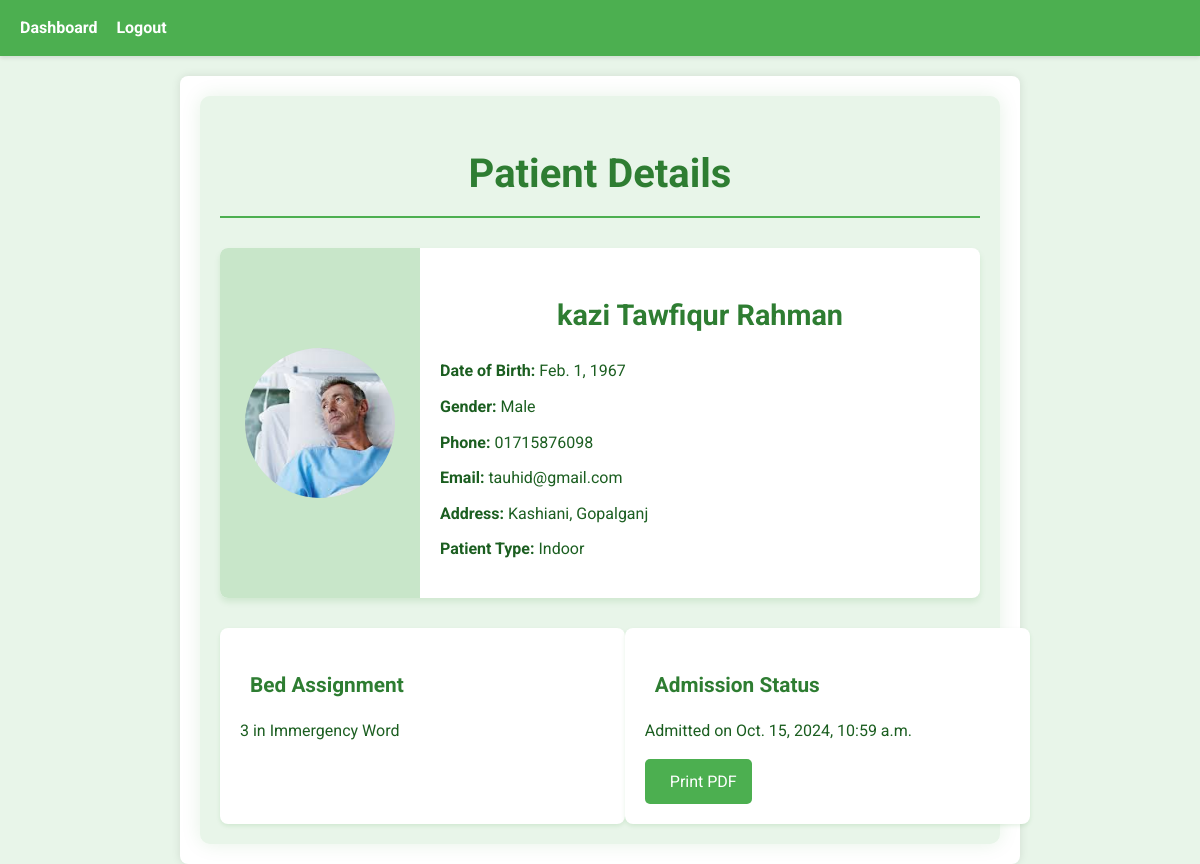
Page /patients/1/ (signed in) on the earlier database version.
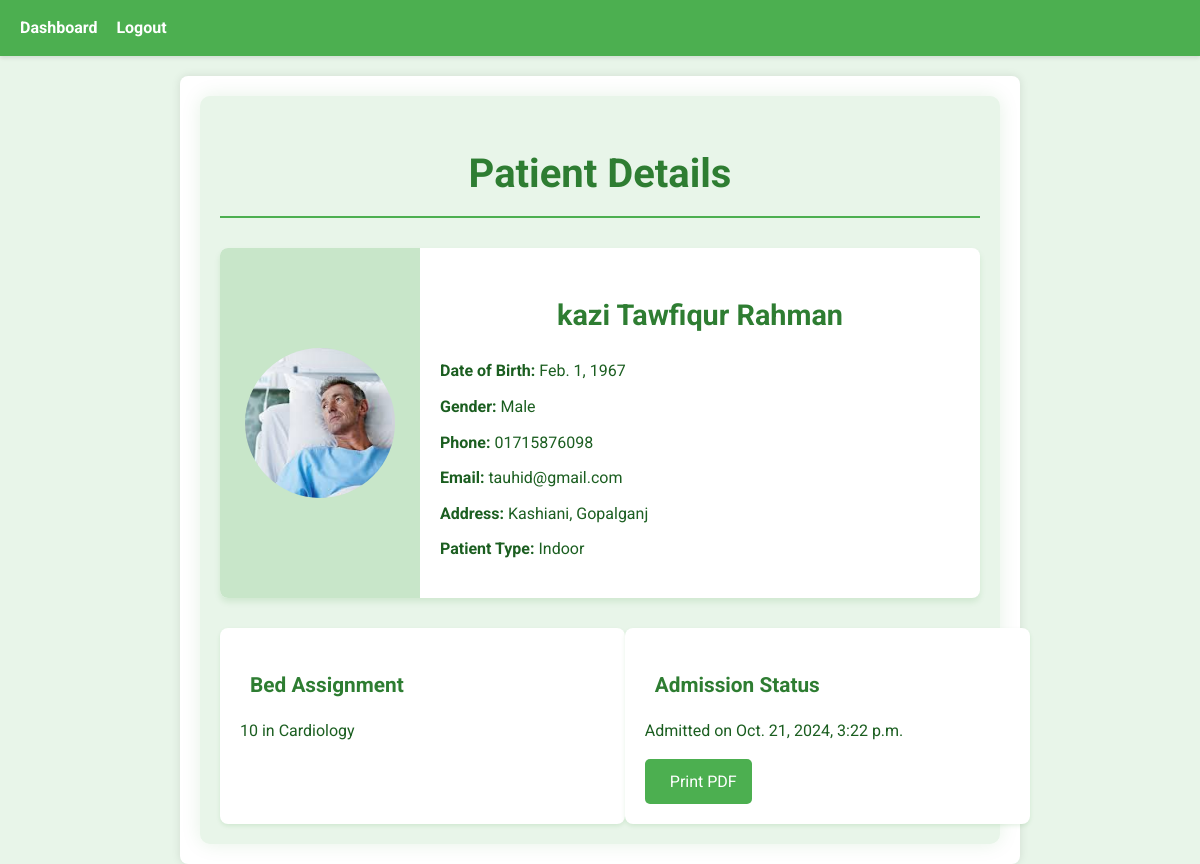
Same page on the later database version.
### hospital/models.py (models this page shows, shortened)
class Patient(models.Model):
    PATIENT_TYPES = [
        ('indoor', 'Indoor'),
        ('outdoor', 'Outdoor'),
    ]
    name = models.CharField(max_length=200, null=True, blank=True)
    date_of_birth = models.DateField(null=True, blank=True)
    gender = models.CharField(max_length=10, null=True, blank=True,
                    choices=[('M', 'Male'), ('F', 'Female'), ('O', 'Other')])
    phone_number = models.CharField(max_length=15, null=True, blank=True)
    email = models.EmailField(null=True, blank=True)
    address = models.TextField(null=True, blank=True)
    photo = models.ImageField(upload_to='patient_photos/', null=True, blank=True)
    patient_type = models.CharField(max_length=7,
                                    choices=PATIENT_TYPES, default='outdoor')
    is_admitted = models.BooleanField(default=False)
    admission_date = models.DateTimeField(null=True, blank=True)
    discharge_date = models.DateTimeField(null=True, blank=True)
    bed = models.OneToOneField(Bed, on_delete=models.SET_NULL,
                               null=True, blank=True, related_name='current_patient')

class Bed(models.Model):
    number = models.CharField(max_length=10)
    ward = models.ForeignKey(Ward, on_delete=models.CASCADE, related_name='beds')
    is_occupied = models.BooleanField(default=False)

class Ward(models.Model):
    name = models.CharField(max_length=100)
    capacity = models.IntegerField()

### hospital/views.py (the view)
# urls.py: path('patients/<int:pk>/', views.patient_detail, name='patient_detail'),
@login_required
def patient_detail(request, pk):
    patient = get_object_or_404(Patient, pk=pk)
    context = {'patient': patient}
    return render(request, 'hospital/patient_detail.html', context)

### hospital/templates/hospital/patient_detail.html (shortened to what this page needs)
{% extends 'hospital/base.html' %}
{% block content %}
<div class="patient-details-container">
    <div class="patient-header">
        <h1>Patient Details</h1>
    </div>
    <div class="patient-card">
        <div class="patient-photo">
            {% if patient.photo %}
                <img src="{{ patient.photo.url }}" alt="{{ patient.name }}"
                 class="patient-image">
            {% else %}
                <div class="no-photo">
                    <i class="fas fa-user-circle"></i>
                </div>
            {% endif %}
        </div>
        <div class="patient-info">
            <h2>{{ patient.name }}</h2>
            <ul class="info-list">
                <li>
                    <strong>Date of Birth:</strong>
                    {{ patient.date_of_birth|default_if_none:"N/A" }}
                </li>
                <li>
                    <strong>Gender:</strong>
                    {{ patient.get_gender_display|default_if_none:"N/A" }}
                </li>
                <li>
                    <strong>Phone:</strong>
                    {{ patient.phone_number|default_if_none:"N/A" }}
                </li>
                <li>
                    <strong>Email:</strong>
                    {{ patient.email|default_if_none:"N/A" }}
                </li>
                <li>
                    <strong>Address:</strong>
                    {{ patient.address|default_if_none:"N/A" }}
                </li>
                <li>
                    <strong>Patient Type:</strong>
                    {{ patient.get_patient_type_display }}
                </li>
            </ul>
        </div>
    </div>
    <div class="patient-status">
        <div class="status-item">
            <h3> Bed Assignment</h3>
            {% if patient.bed %}
                <p class="status-info">
                    {{ patient.bed.number }} in {{ patient.bed.ward.name }}
                </p>
            {% else %}
                <p class="status-info">Not assigned</p>
                <a href="{% url 'assign_bed' patient.id %}"
                class="btn btn-primary">Assign Bed
            </a>
            {% endif %}
        </div>
        <div class="status-item">
            <h3> Admission Status</h3>
            {% if patient.is_admitted %}
                <p class="status-info">Admitted on {{ patient.admission_date }}</p>
            {% else %}
                <p class="status-info">Not admitted</p>
                <a href="{% url 'admit_patient' patient.id %}"
                class="btn btn-primary">Admit Patient
            </a>
            {% endif %}
            <a href="{% url 'patient_pdf' patient.id %}"
                class="btn btn-primary" target="_blank">
                 Print PDF
            </a>
        </div>
    </div>
</div>
{% endblock %}

### hospital/templates/hospital/base.html (shortened to what this page needs)
<!DOCTYPE html>
<html lang="en">
<head>
</head>
<body>
    <div class="navbar">
        {% if user.is_authenticated %}
            <a href="{% url 'dashboard' %}">Dashboard</a>
            <a href="{% url 'logout' %}">Logout</a>
        {% else %}
            <a href="{% url 'register' %}">Register</a>
            <a href="{% url 'login' %}">Login</a>
        {% endif %}
    </div>
    <div class="content">
        {% block content %}{% endblock %}
    </div>
</body>
</html>

### hospital/templates/hospital/base.html (style rules this page uses)
body { font-family: 'Roboto', sans-serif; line-height: 1.6; margin: 0; padding: 0; background-color: #e8f5e9; color: #333; }
.navbar { background-color: #4CAF50; padding: 15px 20px; color: white; box-shadow: 0 2px 4px rgba(0,0,0,0.1); }
.navbar a { color: white; text-decoration: none; margin-right: 15px; font-weight: bold; transition: opacity 0.3s; }
.content { padding: 20px; max-width: 800px; margin: 0 auto; background-color: white; border-radius: 8px; box-shadow: 0 0 10px rgba(0,0,0,0.1); margin-top: 20px; }
h2 { color: #2e7d32; text-align: center; margin-bottom: 20px; }

### hospital/templates/hospital/patient_detail.html (style rules this page uses)
.patient-details-container { max-width: 800px; margin: 0 auto; padding: 20px; background-color: #e8f5e9; border-radius: 10px; box-shadow: 0 0 20px rgba(0, 128, 0, 0.1); }
.patient-header h1 { color: #2e7d32; text-align: center; margin-bottom: 30px; font-size: 2.5em; border-bottom: 2px solid #4caf50; padding-bottom: 10px; }
.patient-card { display: flex; background-color: #ffffff; border-radius: 8px; overflow: hidden; box-shadow: 0 4px 6px rgba(0, 128, 0, 0.1); }
.patient-photo { flex: 0 0 200px; background-color: #c8e6c9; display: flex; align-items: center; justify-content: center; }
.patient-image, .no-photo { width: 150px; height: 150px; border-radius: 50%; object-fit: cover; }
.patient-info { flex: 1; padding: 20px; }
.patient-info h2 { color: #2e7d32; margin-bottom: 20px; font-size: 1.8em; }
.info-list { list-style-type: none; padding: 0; }
.info-list li { margin-bottom: 10px; color: #1b5e20; }
.patient-status { display: flex; justify-content: space-between; margin-top: 30px; }
.status-item { flex: 0 0 48%; background-color: #ffffff; padding: 20px; border-radius: 8px; box-shadow: 0 2px 4px rgba(0, 128, 0, 0.1); }
.status-item h3 { color: #2e7d32; margin-bottom: 15px; font-size: 1.3em; }
.status-info { color: #1b5e20; margin-bottom: 15px; }
.btn-primary { background-color: #4caf50; color: #ffffff; padding: 10px 15px; border-radius: 5px; text-decoration: none; display: inline-block; transition: background-color 0.3s ease; }

Differences in the rows shown:
changed Patient "kazi Tawfiqur Rahman": bed.number "3" → "10"; bed.ward.name "Immergency Word" → "Cardiology"; admission_date "Oct. 15, 2024, 10:59 a.m." → "Oct. 21, 2024, 3:22 p.m."
